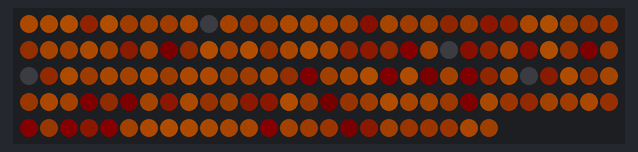
Recording of a program running on a simulated Raspberry Pi (BCM pin numbers). Parts: 144 RGB LEDs in strip order, left to right, continuing on the next row. Dim RGB values are drawn brighter than linear; random numbers come from a fixed seed; what the program prints to the terminal is not drawn.

Above: at 0.12 s.
At 39.54 s:
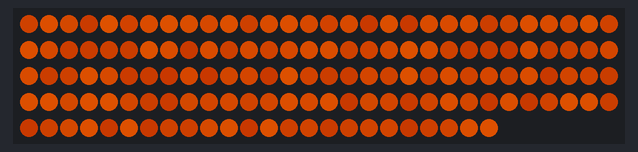

The program:

oldfire.py
```python
#!/usr/bin/env python3
import time
import random
import argparse
import RPi.GPIO as GPIO
from rpi_ws281x import PixelStrip, Color

# Configuration:
LED_COUNT = 144        # Number of LED pixels.
LED_PIN = 18          # GPIO pin connected to the pixels (18 uses PWM!).
LED_FREQ_HZ = 800000  # LED signal frequency in hertz (usually 800khz)
LED_DMA = 10          # DMA channel to use for generating signal (try 10)
LED_BRIGHTNESS = 180  # Set to 0 for darkest and 255 for brightest
LED_INVERT = False    # True to invert the signal (when using NPN transistor level shift)
LED_CHANNEL = 0       # set to '1' for GPIOs 13, 19, 41, 45 or 53
SENSOR_PIN = 23       # Sensor pin for KY-002

# Fire simulation classes
class Fireplace:
    fire_color = Color(80, 35, 0)
    off_color = Color(0, 0, 0)
    strip = None

    def __init__(self, strip):
        self.strip = strip

    def draw(self):
        self.clear()
        for i in range(LED_COUNT):
            self.add_color(i, self.fire_color)
            r = random.randint(0, 80)
            diff_color = Color(r, r // 2, r // 2)
            self.subtract_color(i, diff_color)
        self.strip.show()

    def clear(self):
        for i in range(LED_COUNT):
            self.strip.setPixelColor(i, self.off_color)

    def add_color(self, position, color):
        blended_color = self.blend(self.strip.getPixelColor(position), color)
        self.strip.setPixelColor(position, blended_color)

    def subtract_color(self, position, color):
        blended_color = self.subtract(self.strip.getPixelColor(position), color)
        self.strip.setPixelColor(position, blended_color)

    def blend(self, color1, color2):
        r1, g1, b1 = self.unpack_color(color1)
        r2, g2, b2 = self.unpack_color(color2)
        return Color(min(r1 + r2, 255), min(g1 + g2, 255), min(b1 + b2, 255))

    def subtract(self, color1, color2):
        r1, g1, b1 = self.unpack_color(color1)
        r2, g2, b2 = self.unpack_color(color2)
        r = max(r1 - r2, 0)
        g = max(g1 - g2, 0)
        b = max(b1 - b2, 0)
        return Color(r, g, b)

    @staticmethod
    def unpack_color(color):
        return (color >> 16) & 0xff, (color >> 8) & 0xff, color & 0xff

class Fireflame:
    normal_fire_color = Color(80, 35, 0)
    big_fire_flame = Color(220, 80, 0)
    off_color = Color(0, 0, 0)
    strip = None

    def __init__(self, strip):
        self.strip = strip

    def draw(self, color=None):
        self.clear()
        if color is None:
            color = self.normal_fire_color
        for i in range(LED_COUNT):
            self.add_color(i, color)
            r = random.randint(0, 80)
            diff_color = Color(r, r // 2, r // 2)
            self.subtract_color(i, diff_color)
        self.strip.show()

    def clear(self):
        for i in range(LED_COUNT):
            self.strip.setPixelColor(i, self.off_color)

    def add_color(self, position, color):
        current_color = self.strip.getPixelColor(position)
        blended_color = self.blend(current_color, color)
        self.strip.setPixelColor(position, blended_color)

    def subtract_color(self, position, color):
        current_color = self.strip.getPixelColor(position)
        blended_color = self.subtract(current_color, color)
        self.strip.setPixelColor(position, blended_color)

    def blend(self, color1, color2):
        r1, g1, b1 = self.unpack_color(color1)
        r2, g2, b2 = self.unpack_color(color2)
        return Color(min(r1 + r2, 255), min(g1 + g2, 255), min(b1 + b2, 255))

    def subtract(self, color1, color2):
        r1, g1, b1 = self.unpack_color(color1)
        r2, g2, b2 = self.unpack_color(color2)
        r = max(r1 - r2, 0)
        g = max(g1 - g2, 0)
        b = max(b1 - b2, 0)
        return Color(r, g, b)

    @staticmethod
    def unpack_color(color):
        return (color >> 16) & 0xff, (color >> 8) & 0xff, color & 0xff

    def big_flame(self, duration=0.5):
        """Show a big flame effect for a short duration."""
        self.draw(self.big_fire_flame)  # Draw big flame
        time.sleep(duration)        # Hold the flame for the specified duration
        self.clear()                # Clear the flame
        self.strip.show()

def alarm(timer):
    print()
    print('Bewegung')
    print()
    print('Ruhe')

def shake(pin):
    # Entprellfunktion: Timer setzen (200 ms)
    # Verhindert wiederholte ausführung
    timer.init(mode=Timer.ONE_SHOT, period=200, callback=alarm)

# Main
if __name__ == '__main__':
    # Process arguments
    parser = argparse.ArgumentParser()
    parser.add_argument('-c', '--clear', action='store_true', help='clear the display on exit')
    args = parser.parse_args()

    # Init LEDs with NeoPixel
    strip = PixelStrip(LED_COUNT, LED_PIN, LED_FREQ_HZ, LED_DMA, LED_INVERT, LED_BRIGHTNESS, LED_CHANNEL)
    strip.begin()
    # Create an instance of the NeoFire class
    fire = Fireflame(strip)

    # Init vibration Sensor with KY-002
    GPIO.setmode(GPIO.BCM)
    GPIO.setup(SENSOR_PIN, GPIO.IN, pull_up_down = GPIO.PUD_UP)
    GPIO.add_event_detect(SENSOR_PIN, GPIO.FALLING, callback=shake, bouncetime=100)

    print('Press Ctrl-C to quit.')
    if not args.clear:
        print('Use "-c" argument to clear LEDs on exit')

    try:
        while True:
           #fire.draw()
           #time.sleep(random.uniform(0.05, 0.2))

           # Simulate normal fire flickering
           fire.draw()
           time.sleep(random.uniform(0.05, 0.20))

           # Occasionally trigger a big flame effect
           if random.random() < 0.1:  # 10% chance to trigger big flame
               fire.big_flame(duration=0.2)  # Adjust duration as needed

    except KeyboardInterrupt:
        if args.clear:
            colorWipe(strip, Color(0, 0, 0), 10)
            GPIO.cleanup()
```
